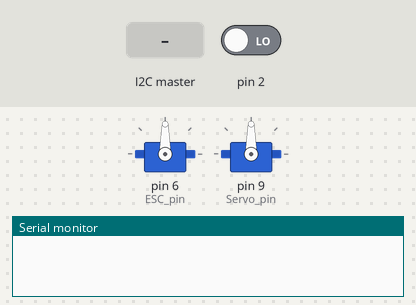
Simulated run of this sketch. Board: Arduino Uno, built with avr-gcc and run on an emulated ATmega328P. Shown: 2 × servo, the last lines printed to the serial monitor. The inputs (shaded band) are chosen by the test bench; at power-on: pin 2 LOW.

Above: at 1.2 s.
1.3 s: the I2C master sends the byte 1
At 2.2 s:
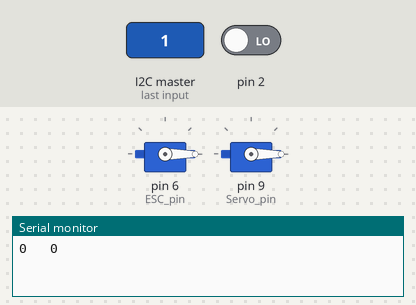
Timing chart, 0 to 4.3 s (numbered marks = the images above; inputs shaded):
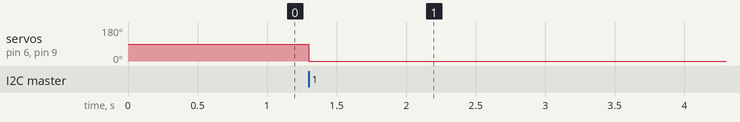

The sketch:

Jetson_Arduino_i2c.ino
```cpp
#include <Servo.h>
#include <Wire.h>

Servo ESC;
Servo Savox_Servo;
//Servo Test;

//External Interrupts
volatile int ch3_pwm_value = 0;
volatile int ch3_prev_time = 0;

//SDA = A4. SCL = A5
int i2c_Address_Arduino = 0x40; //Arduino i2c Address
unsigned int data[10] = {0}; //Data coming from the Jetson
unsigned int Throttle_i2c; //Throttle Value coming from Jetson over i2c
unsigned int Steering_i2c; //Steering Value coming from Jetson over i2c

int newdata_flag = 0;

//Transmitter Values
int ch1_steering = 90;
int ch2_throttle = 100;
int ch3_val = 0;

//Output Values to ESC and Servo
int Steering_PWM = 90;
int Throttle_PWM = 100;
int Throttle_PWM_prev = 100;
int Throttle_neutral = 100;

//Pins
int ESC_pin = 6; //Outputs to the ESC and Servo Signal Wire
int Servo_pin = 9;

int ch1_pin = 8; //Inputs from the Receiver
int ch2_pin = 5;
int ch3_pin = 12;

int mux_select = 10; //Output to the multiplexer if using

int current_Time = 0;

void setup() {
  // put your setup code here, to run once:
  attachInterrupt(0, rising, RISING); //Using interrupts to determine ch3 PWM instead of PulseIn function
  //Output pins to the ESC and Servo
  ESC.attach(ESC_pin, 1000, 2000); //Best to use oscilloscope to see TX/RX PWM Width
  Savox_Servo.attach(Servo_pin, 1000, 2000);

  //Pin Setups
  pinMode(ch1_pin, INPUT);
  pinMode(ch2_pin, INPUT);
  pinMode(ch3_pin, INPUT);

  pinMode(mux_select, OUTPUT);

  Serial.begin(9600);
  while(!Serial){} //Wait for Serial to begin before continuing

  //i2c Setup
  Wire.begin(i2c_Address_Arduino);
  Wire.onReceive(receiveData); //When Jetson sends data, call receiveData
  Wire.onRequest(sendData);
}

void rising(){
  attachInterrupt(0,falling, FALLING);
  ch3_prev_time = micros();
}

void falling(){
  attachInterrupt(0,rising,RISING);
  ch3_pwm_value = micros()-ch3_prev_time;
  //Serial.print(ch3_pwm_value);
}

void receiveData(int Bytes){

  int num_Bytes = Wire.available();
  //Serial.print("Length: ");
  //Serial.print(num_Bytes);
  if(num_Bytes == 0 || num_Bytes > 4){
    Serial.print("Error");
    Serial.println(num_Bytes);
    return;
  }
  for (int i = 0; i < num_Bytes; i++){
    data[i] = Wire.read();
  }

  //Jetson will send Throttle and Steering in the form
  //[Throttle, Steering] (data[2], data[3])
  Throttle_i2c = data[2];
  Steering_i2c = data[3];
  Serial.print(Throttle_i2c);
  Serial.print("   ");
  Serial.println(Steering_i2c);

  newdata_flag = 1;
  //Savox_Servo.write(127);
  //ESC.write(Throttle_i2c);
}

void sendData(){
  Wire.write(Throttle_PWM);
}

void loop() {
  // put your main code here, to run repeatedly:
  //ch3_val = pulseIn(ch3_pin, HIGH); //Value of ch3 Switch on Transmittter
  //Serial.print("Ch3 Val: ");
  //Serial.println(ch3_val);

  //Transmitter Control, determine values from testing ch3 Range
  if((ch3_pwm_value > 1700) && (ch3_pwm_value < 2400)){
    digitalWrite(mux_select, HIGH);
  }

  //Else, Jetson Control
  else {//if ((ch3_pwm_value > 700) && (ch3_pwm_value < 1200)){
    digitalWrite(mux_select, LOW);
    if (newdata_flag == 1){
      Savox_Servo.write(Steering_i2c);
      ESC.write(Throttle_i2c);
      newdata_flag = 0;
    }

  }

  //previous_Time = current_Time;
  //current_Time = millis();
  //elapsed_Time = (current_Time - previous_Time) / 1000;

  //SerialPrint();

}


void SerialPrint(){
  Serial.print(current_Time / 1000);
  Serial.print(",");

  Serial.print("Steering: (i2c, ch1, PWM)");
  Serial.print(",");
  Serial.print(Steering_i2c);
  Serial.print(",");
  Serial.print(ch1_steering);
  Serial.print(",");
  Serial.print(Steering_PWM);
  Serial.print(",");

  Serial.print("Throttle: (i2c, ch2, PWM)");
  Serial.print(",");
  Serial.print(Throttle_i2c);
  Serial.print(",");
  Serial.print(ch2_throttle);
  Serial.print(",");
  Serial.print(Throttle_PWM);
  Serial.print(",");

}
```

Measured:
- after the input at 1.3 s, servo on pin 6 (ESC_pin), servo on pin 9 (Servo_pin): 90° → 0° at once
